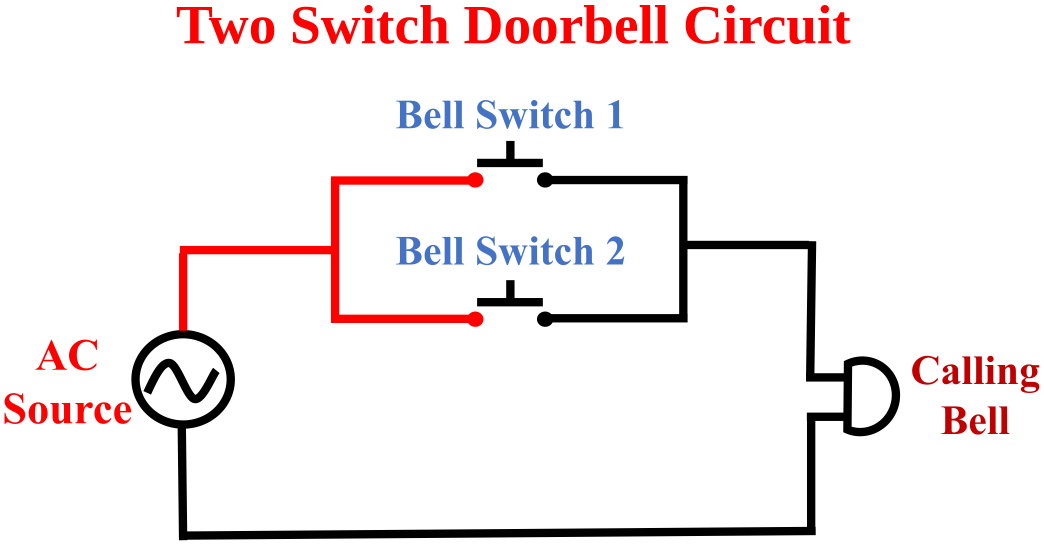
#> input picture Book/build/assets/ch06/d04_two_switch_schem.png, 4176 x 2179 px, found by its file name (shown at 1/4 size)
$ python fix_ch06_typos.py
#> lines starting #> are read from the running program, lines starting #| are printed output that depends on the picture; after the words box and inside, x2 and y2 are one past the last pixel; in counts of white or black regions, pixels touching at a corner belong together
# -*- coding: utf-8 -*-
"""ইনস্টিটিউটের স্লাইড থেকে নেওয়া অধ্যায় ৬-এর সার্কিট-ছবিতে তিনটি বানান ভুল
(Tow → Two, Serice → Series, Indecator → Indicator) শুধু সেই শব্দটুকুতে ঠিক করা।
মূল PPTX ছোঁয়া হয় না; কাজ হয় assets/ch06/-এর ক্রপ করা PNG-তে।"""
import sys
import numpy as np
from PIL import Image, ImageDraw, ImageFont

A = "/home/user/House_Wiring/Book/build/assets/ch06/"
SERIF = "/usr/share/fonts/truetype/liberation/LiberationSerif-Bold.ttf"
SANS = "/usr/share/fonts/truetype/crosextra/Carlito-Bold.ttf"


def ink(font, s):
    x0, y0, x1, y1 = font.getbbox(s)
    return x0, y0, x1, y1


def retouch(im, box, old, new, fontfile, dark, align):
#> called with box = (600, 10, 3500, 180), old = 'Tow Switch Doorbell Circuit', new = 'Two Switch Doorbell Circuit', dark = False, align = 'center'
    a = np.asarray(im).astype(int)
    r, g, b = a[..., 0], a[..., 1], a[..., 2]
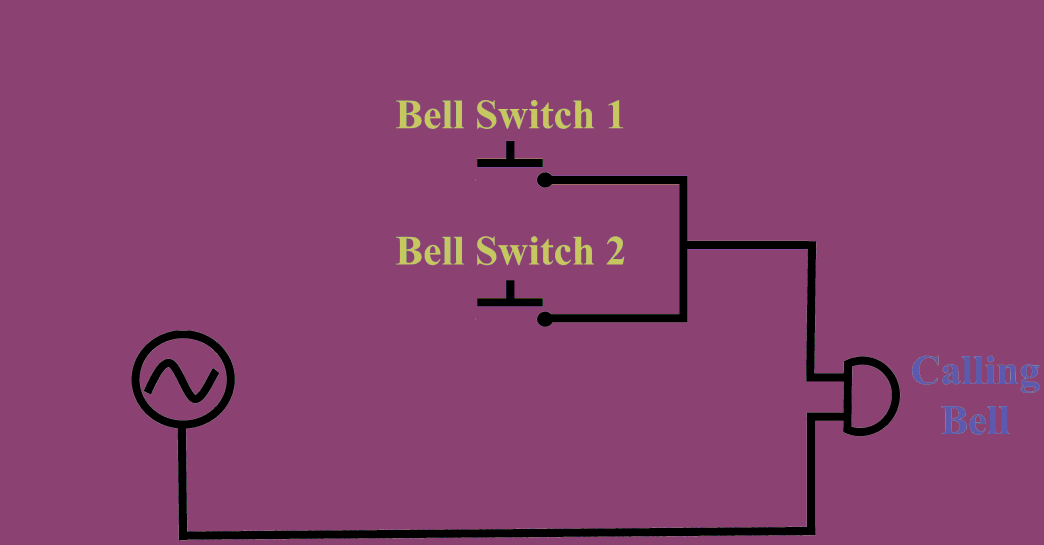
#> r: shape (2179, 4176) int64 (shown at 1/4 size); 256 distinct labels, from 0 to 255; one colour per label, 0 black
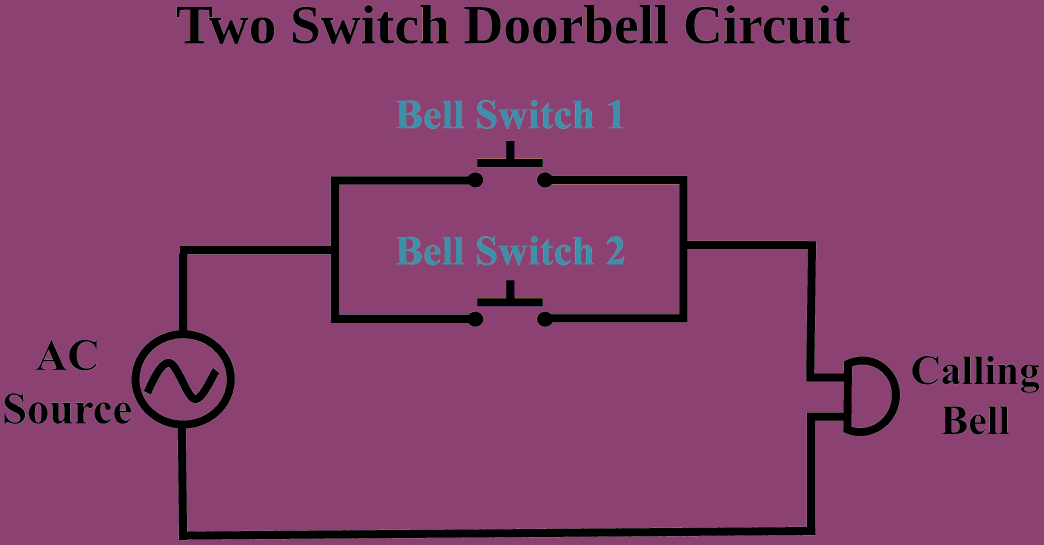
#> g: shape (2179, 4176) int64 (shown at 1/4 size); 256 distinct labels, from 0 to 255; one colour per label, 0 black
#> b: shape (2179, 4176) int64; 256 distinct labels, from 0 to 255
    m = ((r > 160) & (r < 225) & (g < 40) & (b < 40)) if dark else ((r > 235) & (g < 90) & (b < 90))
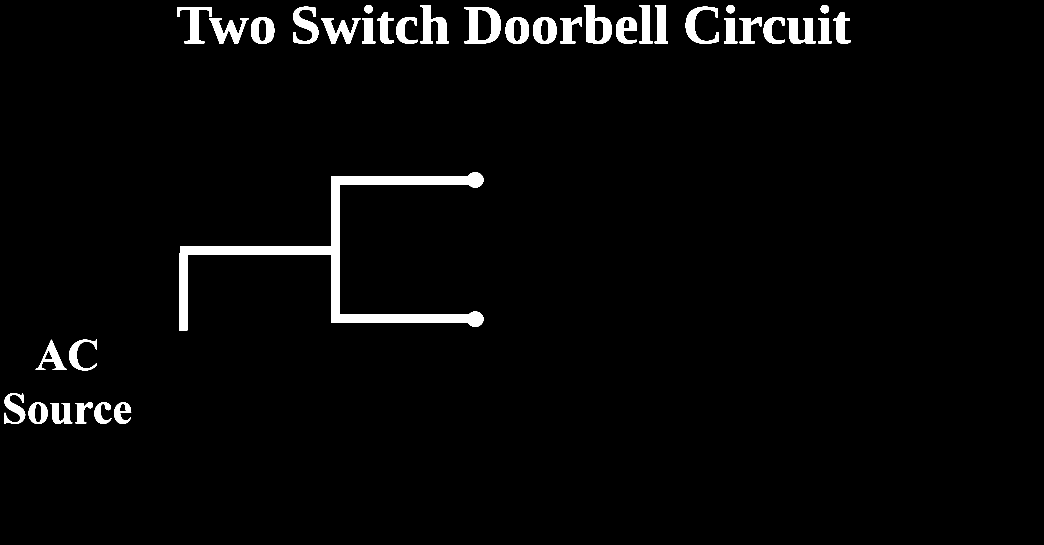
#> m: shape (2179, 4176) bool (shown at 1/4 size); 2.8% white; 36 white regions, largest, box (x1, y1, x2, y2) and area: (716, 689, 1934, 1322) 89452, (1858, 28, 2003, 173) 10664, (1682, 20, 1795, 173) 8606
    X0, Y0, X1, Y1 = box
    sub = m[Y0:Y1, X0:X1]
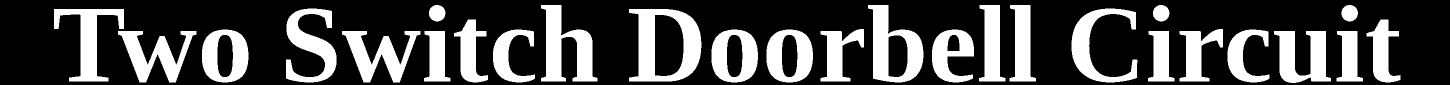
#> sub: shape (170, 2900) bool (shown at 1/2 size); 28.5% white; 27 white regions, largest, box (x1, y1, x2, y2) and area: (1258, 18, 1403, 163) 10664, (1082, 10, 1195, 163) 8606, (1736, 10, 1847, 165) 8336
    ys, xs = np.where(sub)
    x0, x1, y0, y1 = X0 + xs.min(), X0 + xs.max(), Y0 + ys.min(), Y0 + ys.max()
#> x0 = 708; x1 = 3400; y0 = 20; y1 = 175
    width = x1 - x0 + 1
#> width = 2693
    # পুরোনো শব্দের কালির চওড়া মিলিয়ে ফন্টের মাপ
    lo, hi = 10, 600
    while hi - lo > 1:
        mid = (lo + hi) // 2
        f = ImageFont.truetype(fontfile, mid)
        bx = ink(f, old)
        if bx[2] - bx[0] < width: lo = mid
        else: hi = mid
    f = ImageFont.truetype(fontfile, lo)
    ob, nb = ink(f, old), ink(f, new)
#> ob = (0, 44, 2683, 200); nb = (0, 44, 2687, 200)
    col = tuple(int(v) for v in np.median(a[Y0:Y1, X0:X1][sub], axis=0))
#> col = (255, 0, 0)
    d = ImageDraw.Draw(im)
#> im is the input picture: PIL image 4176x2179 RGB; mean R, G, B 244.2, 236.5, 237.1
    pad = 8
    d.rectangle([x0 - pad, y0 - pad, x1 + pad, y1 + pad], fill=(255, 255, 255))
    nw = nb[2] - nb[0]
#> nw = 2687
    if align == "center":
        nx = (x0 + x1) / 2 - nw / 2
#> nx = 710.5
    else:
        nx = x0
    # কালির উপরের ধার মেলানো (দুই শব্দই বড় হাতের অক্ষরে শুরু)
    d.text((nx - nb[0], y0 - ob[1]), new, font=f, fill=col)
    print(f"   {old!r} → {new!r}  size {lo}px  box ({x0},{y0})–({x1},{y1})  colour {col}")
#|    'Tow Switch Doorbell Circuit' → 'Two Switch Doorbell Circuit'  size 220px  box (708,20)–(3400,175)  colour (255, 0, 0)


JOBS = [
    ("d04_two_switch_schem.png", (600, 10, 3500, 180), "Tow Switch Doorbell Circuit",
     "Two Switch Doorbell Circuit", SERIF, False, "center"),
    ("d05_series_schem.png", (850, 10, 3250, 180), "Serice Doorbell Circuit",
     "Series Doorbell Circuit", SERIF, False, "center"),
    ("d07_indicator_schem.png", (2700, 380, 3720, 520), "Indecator 1", "Indicator 1", SERIF, True, "left"),
    ("d07_indicator_schem.png", (2700, 800, 3720, 940), "Indecator 2", "Indicator 2", SERIF, True, "left"),
    ("d07_indicator_schem.png", (2700, 1222, 3720, 1362), "Indecator 3", "Indicator 3", SERIF, True, "left"),
    ("d07_indicator_conn.png", (780, 780, 1210, 892), "Indecator", "Indicator", SANS, True, "center"),
]
cache = {}
for fn, box, old, new, ff, dark, al in JOBS:
    if fn not in cache:
        cache[fn] = Image.open(A + fn).convert("RGB")
        print(fn)
    retouch(cache[fn], box, old, new, ff, dark, al)
#> pass 2 of the loop `for fn, box, old, new, ff, dark, al in JOBS:`:
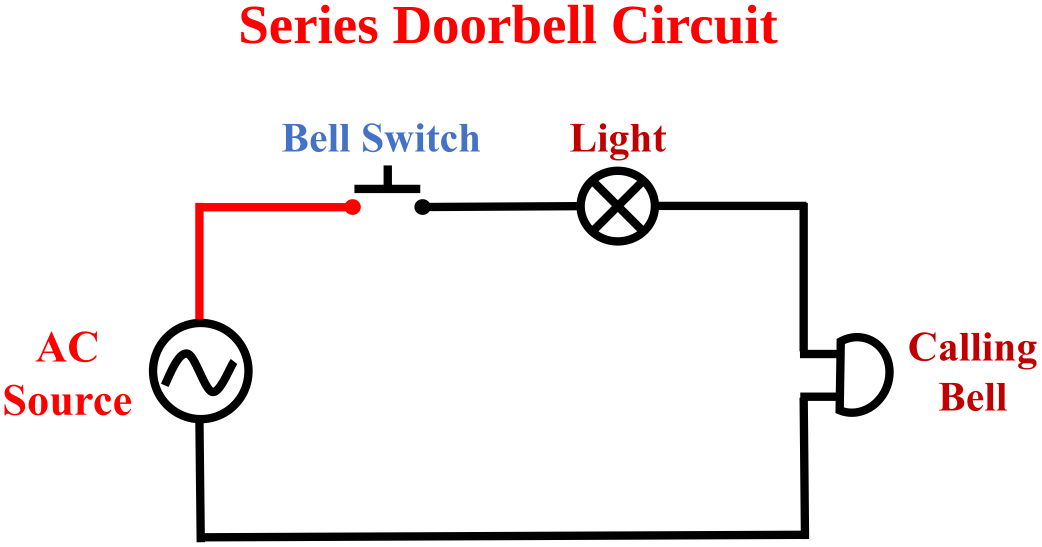
#> input picture Book/build/assets/ch06/d05_series_schem.png, 4165 x 2188 px, found by its file name (shown at 1/4 size)
#> a: shape (2188, 4165, 3) int64
#> r: shape (2188, 4165) int64; 256 distinct labels, from 0 to 255
#> g: shape (2188, 4165) int64; 256 distinct labels, from 0 to 255
#> b: shape (2188, 4165) int64; 256 distinct labels, from 0 to 255
#> in retouch (call 2), `m = ((r > 160) & (r < 225) & (g < 40) & (b < 40)) if dark else ((r > 2..`:
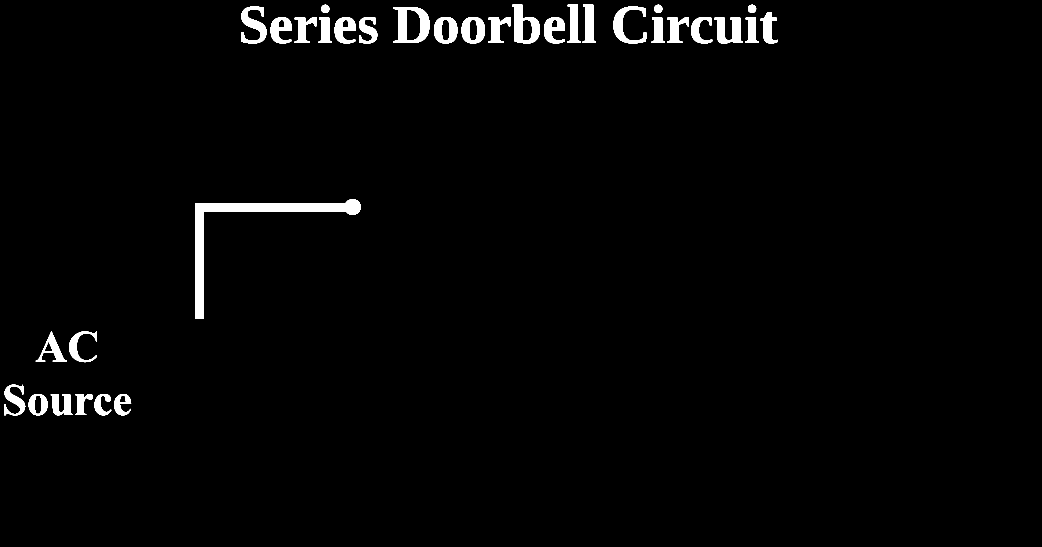
#> m: shape (2188, 4165) bool (shown at 1/4 size); 2% white; 33 white regions, largest, box (x1, y1, x2, y2) and area: (781, 797, 1443, 1276) 37740, (1574, 28, 1718, 172) 10698, (2049, 19, 2159, 174) 8300
#> in retouch (call 2), `sub = m[Y0:Y1, X0:X1]`:
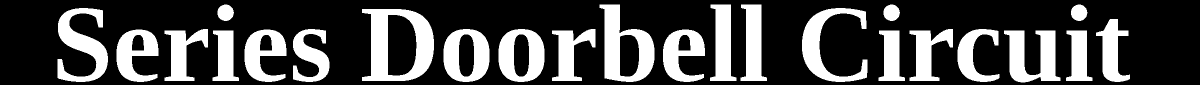
#> sub: shape (170, 2400) bool (shown at 1/2 size); 28.2% white; 24 white regions, largest, box (x1, y1, x2, y2) and area: (724, 18, 868, 162) 10698, (1199, 9, 1309, 164) 8300, (115, 16, 216, 164) 6988
#> x0 = 965; x1 = 3109; y0 = 19; y1 = 174
#> width = 2145
#> ob = (0, 43, 2141, 197); nb = (0, 43, 2129, 197)
#> in retouch, im is the input picture: PIL image 4165x2188 RGB; mean R, G, B 244.8, 238.6, 238.9
#> nw = 2129
#> in retouch (call 2), `nx = (x0 + x1) / 2 - nw / 2`: nx = 972.5
#|    'Serice Doorbell Circuit' → 'Series Doorbell Circuit'  size 217px  box (965,19)–(3109,174)  colour (255, 0, 0)
#> pass 3 of the loop `for fn, box, old, new, ff, dark, al in JOBS:`:
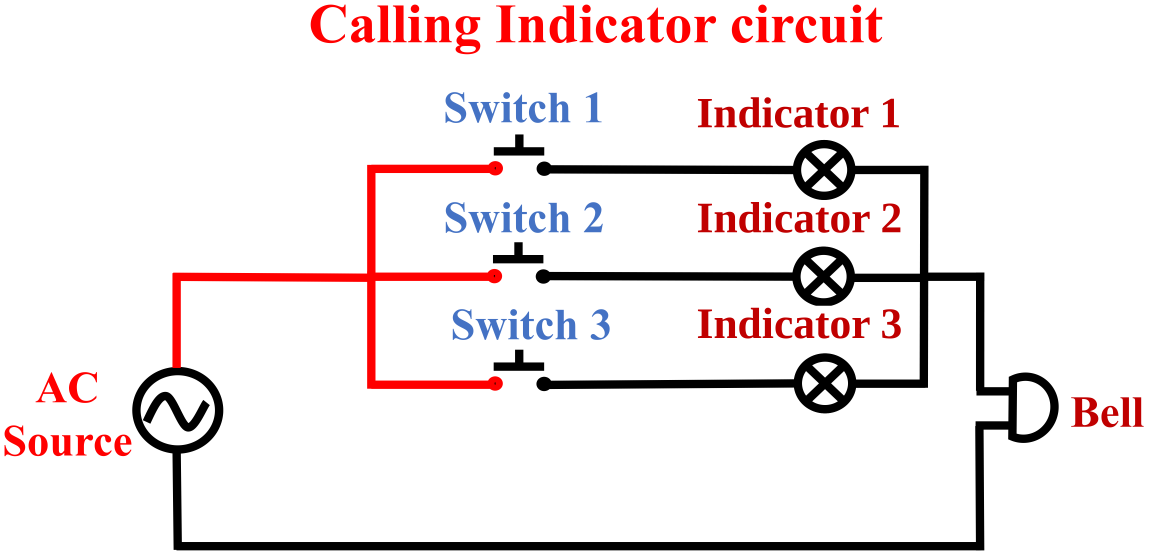
#> input picture Book/build/assets/ch06/d07_indicator_schem.png, 4593 x 2220 px, found by its file name (shown at 1/4 size)
#> a: shape (2220, 4593, 3) int64
#> r: shape (2220, 4593) int64; 256 distinct labels, from 0 to 255
#> g: shape (2220, 4593) int64; 256 distinct labels, from 0 to 255
#> b: shape (2220, 4593) int64; 256 distinct labels, from 0 to 255
#> in retouch (call 3), `m = ((r > 160) & (r < 225) & (g < 40) & (b < 40)) if dark else ((r > 2..`:
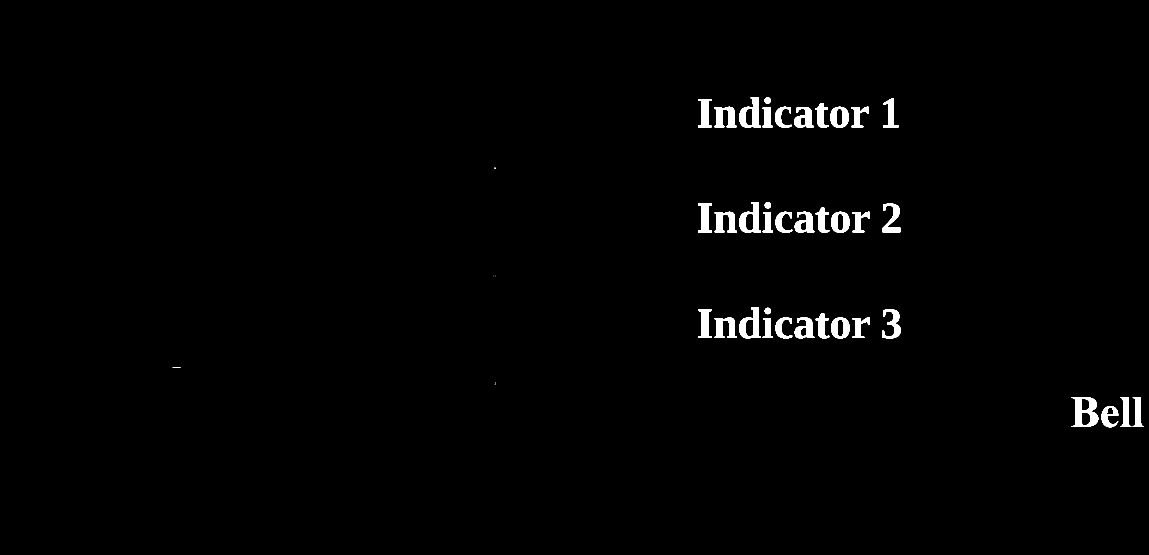
#> m: shape (2220, 4593) bool (shown at 1/4 size); 1.1% white; 50 white regions (12 under 20 px), largest, box (x1, y1, x2, y2) and area: (4285, 1590, 4393, 1707) 6875, (2957, 808, 3044, 931) 5207, (2957, 1231, 3044, 1354) 5207
#> in retouch (call 3), `sub = m[Y0:Y1, X0:X1]`:
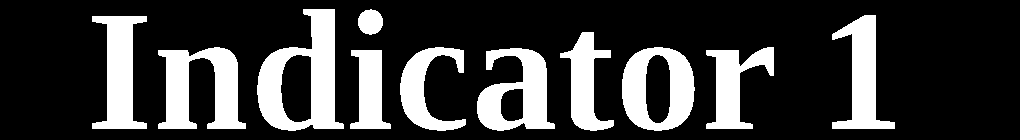
#> sub: shape (140, 1020) bool; 23.1% white; 11 white regions, largest, box (x1, y1, x2, y2) and area: (257, 9, 344, 131) 5145, (158, 47, 246, 129) 4122, (622, 47, 695, 131) 3638
#> x0 = 2792; x1 = 3594; y0 = 389; y1 = 510
#> width = 803
#> ob = (0, 33, 798, 148); nb = (0, 32, 771, 148)
#> col = (192, 0, 0)
#> in retouch, im is the input picture: PIL image 4593x2220 RGB; mean R, G, B 239.8, 231, 231.6
#> nw = 771
#> in retouch (call 3), `nx = x0`: nx = 2792
#|    'Indecator 1' → 'Indicator 1'  size 163px  box (2792,389)–(3594,510)  colour (192, 0, 0)
#> the loop made 6 passes; the first 3 are shown
for fn, im in cache.items():
    im.save(A + fn, optimize=True)
#> this loop made 4 passes
#> fn on passes 1 to 4: 'd04_two_switch_schem.png', 'd05_series_schem.png', 'd07_indicator_schem.png', 'd07_indicator_conn.png'
#> pass 1, `im.save(A + fn, optimize=True)`:
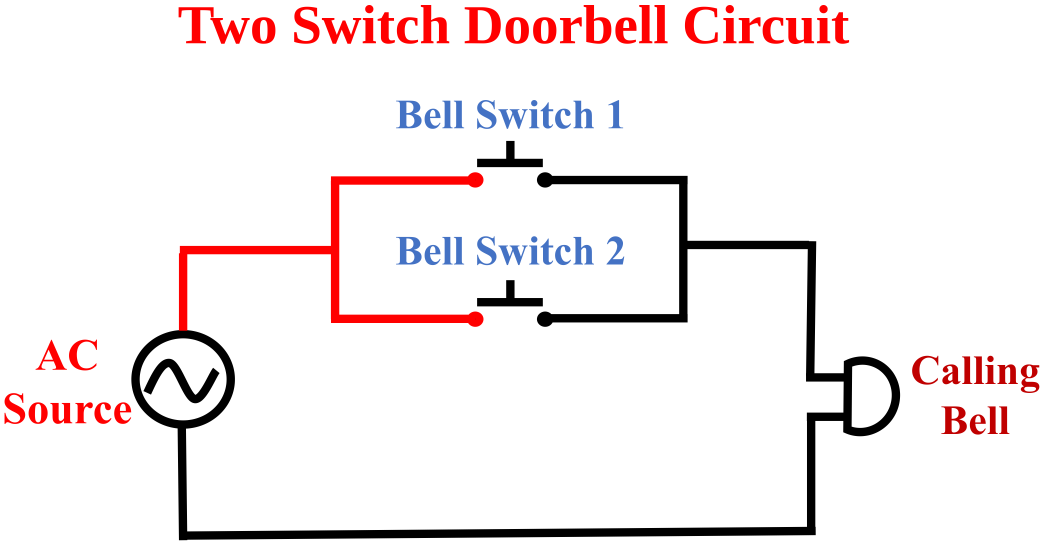
#> saved as d04_two_switch_schem.png: PIL image 4176x2179 RGB (shown at 1/4 size); mean R, G, B 244.2, 236.5, 237.1
#> pass 2, `im.save(A + fn, optimize=True)`:
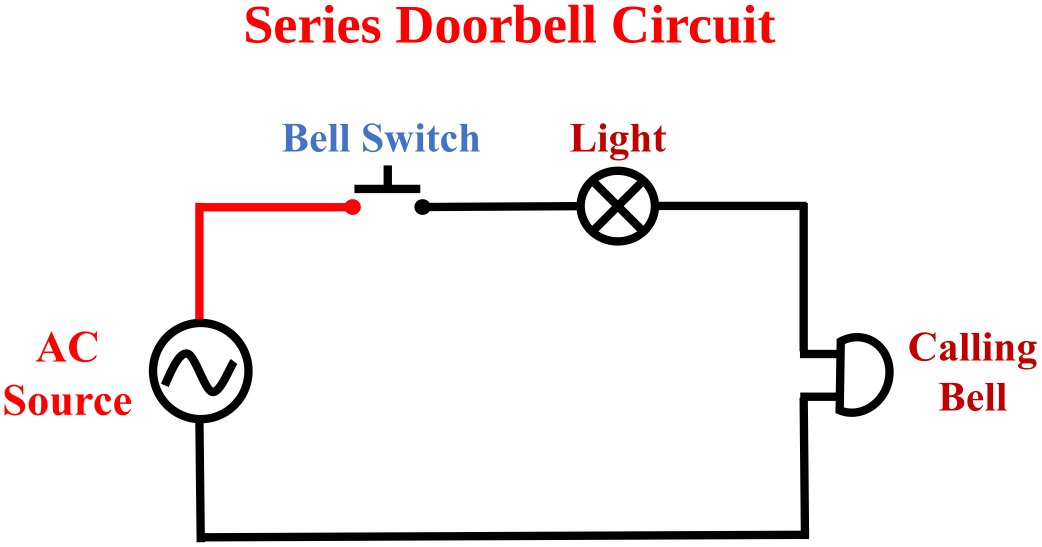
#> saved as d05_series_schem.png: PIL image 4165x2188 RGB (shown at 1/4 size); mean R, G, B 244.8, 238.7, 239
